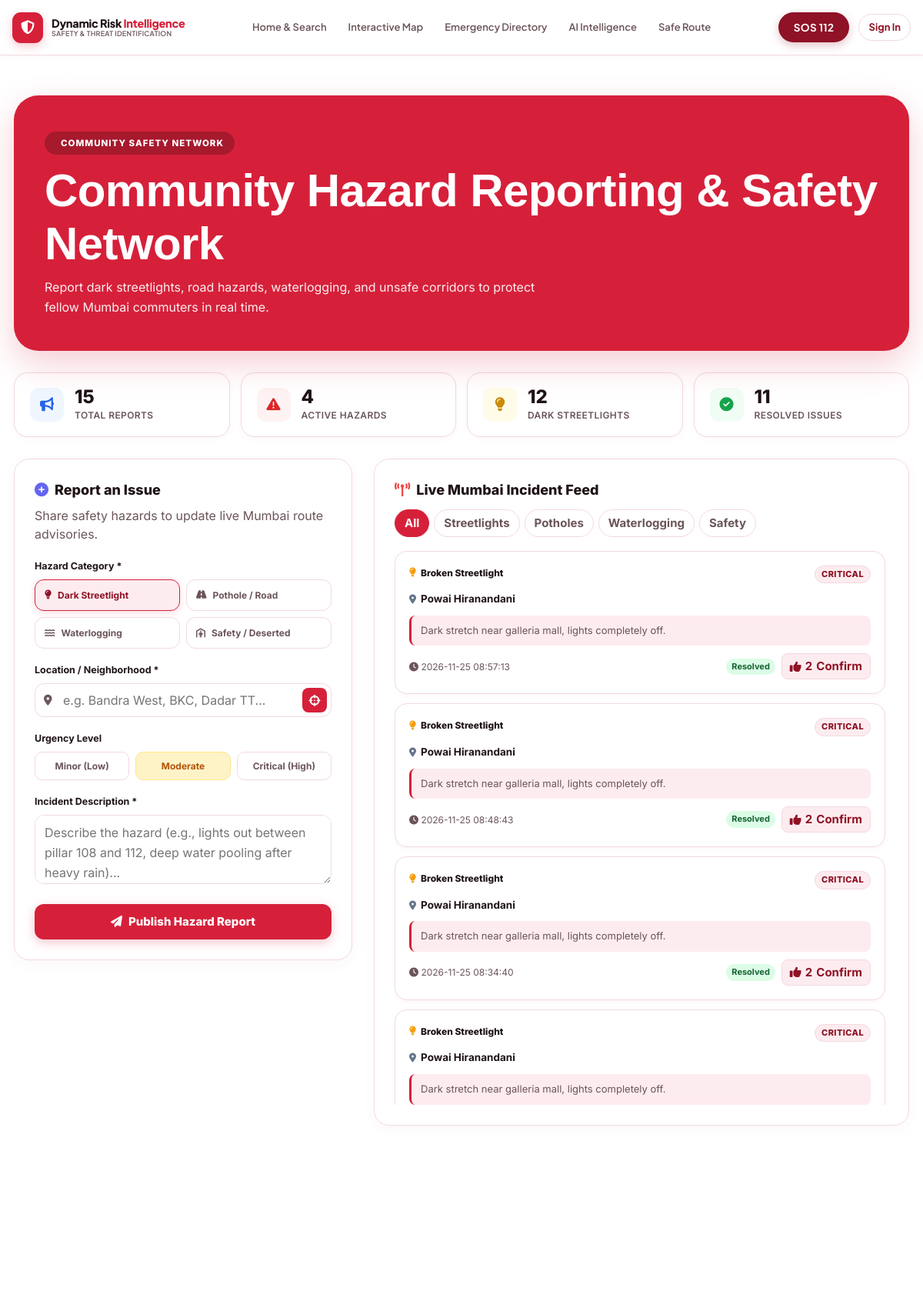
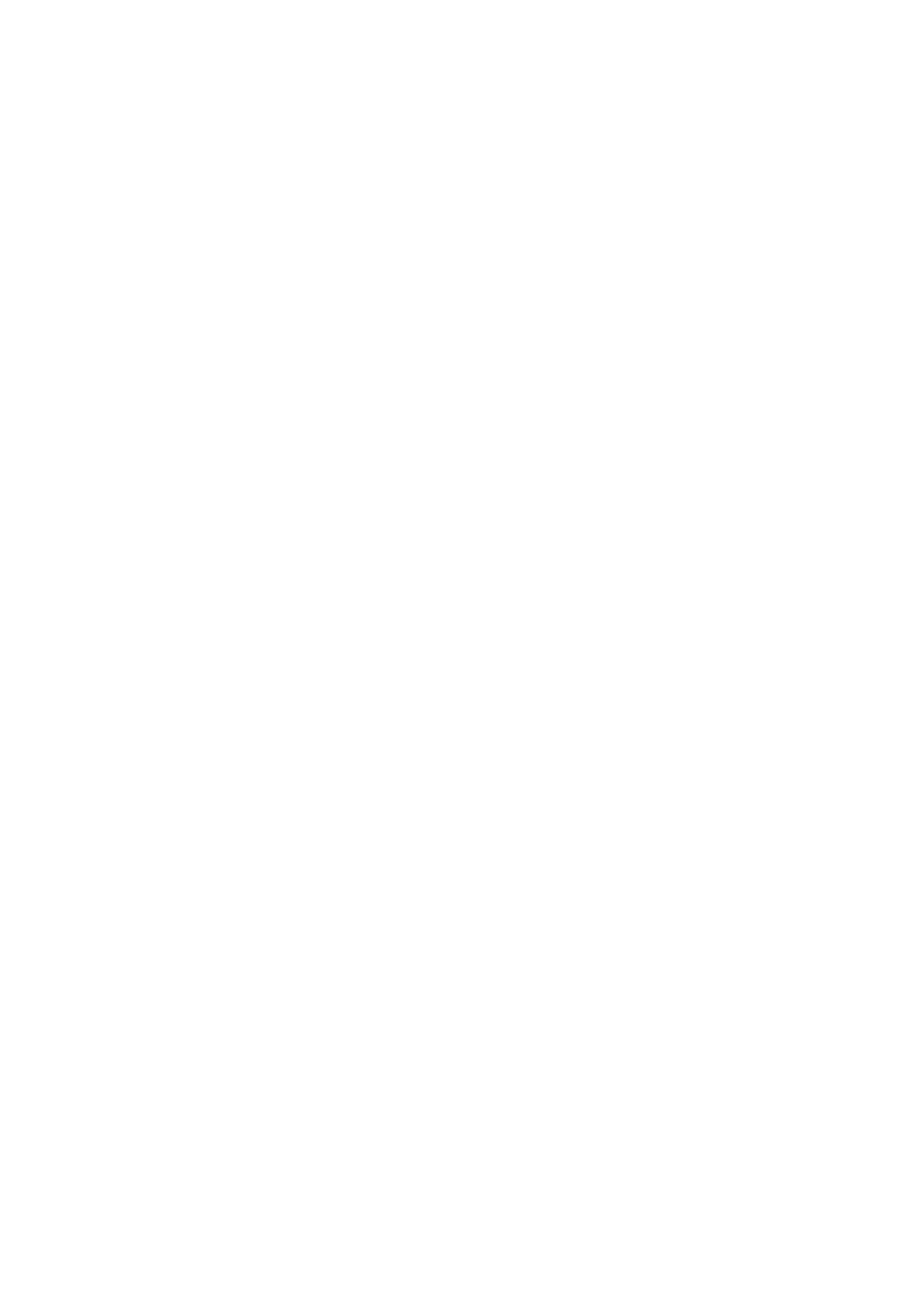
Screenshot of /report (upper part) with the database file from the repository (2 pictures, top to bottom).
### tables this page shows
CREATE TABLE reports (
                id INTEGER PRIMARY KEY AUTOINCREMENT,
                user_id INTEGER,
                report_type TEXT NOT NULL,
                place_name TEXT,
                route_text TEXT,
                issue_type TEXT NOT NULL,
                description TEXT NOT NULL,
                created_at TIMESTAMP DEFAULT CURRENT_TIMESTAMP
            , "latitude" REAL, "longitude" REAL, "severity" TEXT DEFAULT 'Medium', "status" TEXT DEFAULT 'Active', "upvotes" INTEGER DEFAULT 1);

### app.py (the view, shortened to what this page needs)
@app.route("/report", methods=["GET", "POST"])
def report():
    conn = get_db()
    try:
        stats = _compute_report_stats(conn)
        cur = conn.cursor()
        cur.execute(
            """
            SELECT id, user_id, report_type, place_name, latitude, longitude, issue_type, severity, description, status, upvotes, created_at
            FROM reports
            ORDER BY id DESC
            LIMIT 50
            """
        )
        reports_list = [dict(r) for r in cur.fetchall()]
        success_flag = bool(request.args.get("success"))
        return render_template("report.html", reports=reports_list, stats=stats, success="Your community safety hazard report has been published!" if success_flag else None)
    finally:
        conn.close()

### app.py (called while the page is built, shortened)
def get_db():
    conn = sqlite3.connect(DATABASE_PATH)
    conn.row_factory = sqlite3.Row
    return conn

def current_user_record():
    user_id = session.get("user_id")
    return None

@app.context_processor
def inject_globals():
    return {
        "current_user": current_user_record(),
        "service_labels": SERVICE_LABELS,
        "service_icons": SERVICE_ICONS,
        "emergency_contacts": EMERGENCY_CONTACTS,
        "current_year": datetime.now(
            timezone.utc
        ).year,
    }

### templates/report.html (shortened to what this page needs)
{% extends "base.html" %}
{% block content %}
<div class="rep-container">
    <section class="rep-hero">
        <span class="rep-eyebrow">
             Community Safety Network
        </span>
        <h1>Community Hazard Reporting & Safety Network</h1>
        <p>Report dark streetlights, road hazards, waterlogging, and unsafe corridors to protect fellow Mumbai commuters in real time.</p>
    </section>
    <div class="rep-stats-grid">
        <div class="rep-stat-card">
            <div class="rep-stat-icon" style="background: #eff6ff; color: #2563eb;">
                <i class="fa-solid fa-bullhorn"></i>
            </div>
            <div>
                <div class="rep-stat-val">{{ stats.total or 0 }}</div>
                <div class="rep-stat-lbl">Total Reports</div>
            </div>
        </div>
        <div class="rep-stat-card">
            <div class="rep-stat-icon" style="background: #fef2f2; color: #dc2626;">
                <i class="fa-solid fa-triangle-exclamation"></i>
            </div>
            <div>
                <div class="rep-stat-val">{{ stats.active or 0 }}</div>
                <div class="rep-stat-lbl">Active Hazards</div>
            </div>
        </div>
        <div class="rep-stat-card">
            <div class="rep-stat-icon" style="background: #fefce8; color: #ca8a04;">
                <i class="fa-solid fa-lightbulb"></i>
            </div>
            <div>
                <div class="rep-stat-val">{{ stats.streetlights or 0 }}</div>
                <div class="rep-stat-lbl">Dark Streetlights</div>
            </div>
        </div>
        <div class="rep-stat-card">
            <div class="rep-stat-icon" style="background: #f0fdf4; color: #16a34a;">
                <i class="fa-solid fa-circle-check"></i>
            </div>
            <div>
                <div class="rep-stat-val">{{ stats.resolved or 0 }}</div>
                <div class="rep-stat-lbl">Resolved Issues</div>
            </div>
        </div>
    </div>
    <div class="rep-layout">
        <div class="rep-form-card">
            <div class="rep-form-title">
                <i class="fa-solid fa-circle-plus" style="color: #6366f1;"></i>
                <span>Report an Issue</span>
            </div>
            <p class="rep-form-desc">Share safety hazards to update live Mumbai route advisories.</p>
            <form action="{{ url_for('report') }}" method="POST" id="repForm">
                <div class="rep-form-group">
                    <label class="rep-form-label">Hazard Category *</label>
                    <div class="issue-selector">
                        <div class="issue-option selected" data-type="Broken Streetlight">
                            <i class="fa-solid fa-lightbulb"></i> Dark Streetlight
                        </div>
                        <div class="issue-option" data-type="Hazardous Pothole">
                            <i class="fa-solid fa-road"></i> Pothole / Road
                        </div>
                        <div class="issue-option" data-type="Waterlogging / Flood">
                            <i class="fa-solid fa-water"></i> Waterlogging
                        </div>
                        <div class="issue-option" data-type="Harassment / Deserted">
                            <i class="fa-solid fa-person-shelter"></i> Safety / Deserted
                        </div>
                    </div>
                </div>
                <div class="rep-form-group">
                    <label class="rep-form-label">Location / Neighborhood *</label>
                    <div class="loc-input-wrap">
                        <i class="fa-solid fa-location-dot loc-input-icon"></i>
                        <input type="text" name="place_name" id="inputPlaceName" class="rep-input" placeholder="e.g. Bandra West, BKC, Dadar TT..." required>
                        <button type="button" class="btn-gps-detect" id="btnDetectReportLoc" title="Autofill current location via GPS">
                            <i class="fa-solid fa-crosshairs"></i>
                        </button>
                    </div>
                </div>
                <div class="rep-form-group">
                    <label class="rep-form-label">Urgency Level</label>
                    <div class="severity-options">
                        <div class="sev-pill low" data-sev="Low">Minor (Low)</div>
                        <div class="sev-pill medium selected" data-sev="Medium">Moderate</div>
                        <div class="sev-pill critical" data-sev="Critical">Critical (High)</div>
                    </div>
                </div>
                <div class="rep-form-group">
                    <label class="rep-form-label">Incident Description *</label>
                    <textarea name="description" id="inputDescription" class="rep-textarea" placeholder="Describe the hazard (e.g., lights out between pillar 108 and 112, deep water pooling after heavy rain)..." required></textarea>
                </div>
                <button type="submit" class="btn-submit-report">
                    <i class="fa-solid fa-paper-plane"></i> Publish Hazard Report
                </button>
            </form>
        </div>
        <div class="rep-feed-panel">
            <div class="rep-feed-header">
                <div class="rep-feed-title">
                    <i class="fa-solid fa-tower-broadcast" style="color: #ef4444;"></i>
                    <span>Live Mumbai Incident Feed</span>
                </div>
                <div class="feed-filter-pills">
                    <button type="button" class="feed-pill active" data-filter="all">All</button>
                    <button type="button" class="feed-pill" data-filter="Streetlight">Streetlights</button>
                    <button type="button" class="feed-pill" data-filter="Pothole">Potholes</button>
                    <button type="button" class="feed-pill" data-filter="Waterlogging">Waterlogging</button>
                    <button type="button" class="feed-pill" data-filter="Harassment">Safety</button>
                </div>
            </div>
            <div class="feed-list" id="feedList">
                {% for r in reports %}
                <div class="report-card" data-category="{{ r.issue_type }}">
                    <div class="report-card-top">
                        <div class="report-issue-tag">
                            {% if 'Streetlight' in r.issue_type %}
                            <i class="fa-solid fa-lightbulb" style="color: #f59e0b;"></i>
                            {% elif 'Pothole' in r.issue_type %}
                            <i class="fa-solid fa-road" style="color: #ea580c;"></i>
                            {% elif 'Water' in r.issue_type %}
                            <i class="fa-solid fa-water" style="color: #0284c7;"></i>
                            {% else %}
                            <i class="fa-solid fa-triangle-exclamation" style="color: #dc2626;"></i>
                            {% endif %}
                            <span>{{ r.issue_type }}</span>
                        </div>
                        <span class="report-severity-badge badge-{{ r.severity or 'Medium' }}">{{ r.severity or 'Medium' }}</span>
                    </div>
                    <div class="report-place">
                        <i class="fa-solid fa-location-dot" style="color: #64748b; font-size: 12px;"></i>
                        <span>{{ r.place_name or 'Mumbai' }}</span>
                    </div>
                    <div class="report-desc">
                        {{ r.description }}
                    </div>
                    <div class="report-footer">
                        <span><i class="fa-solid fa-clock"></i> {{ r.created_at }}</span>
                        <div style="display: flex; align-items: center; gap: 8px;">
                            <span style="font-size: 11px; padding: 2px 7px; border-radius: 999px; font-weight: 700; background: {% if r.status == 'Resolved' %}#dcfce7; color:#166534;{% else %}#fee2e2; color:#991b1b;{% endif %}">
                                {{ r.status or 'Active' }}
                            </span>
                            <button type="button" class="btn-upvote" data-id="{{ r.id }}">
                                <i class="fa-solid fa-thumbs-up"></i>
                                <span class="upvote-count">{{ r.upvotes or 1 }}</span> Confirm
                            </button>
                        </div>
                    </div>
                </div>
                {% endfor %}
            </div>
        </div>
    </div>
</div>
{% endblock %}

### static/css/style.css (style rules this page uses)
:root { --bg: #FFFFFF; --surface: #FFFFFF; --surface-soft: #FDECEF; --text: #1F1315; --text-secondary: #6B5559; --text-muted: #8F767A; --border: #F3D9DE; --border-strong: #E7B8C1; --accent: #D6203A; --accent-dark: #8F1226; --accent-light: #FDECEF; --primary: #D6203A; --primary-safe: #10B981; --success: #10B981; --success-light: rgba(16, 185, 129, 0.12); --warning: #F59E0B; --warning-light: rgba(245, 158, 11, 0.12); --danger: #D6203A; --danger-light: #FDECEF; --info: #D6203A; --info-light: #FDECEF; --shadow-xs: 0 1px 3px rgba(31, 19, 21, 0.04); --shadow-sm: 0 4px 14px rgba(31, 19, 21, 0.06); --shadow-md: 0 10px 30px rgba(31, 19, 21, 0.08); --shadow-lg: 0 20px 50px rgba(31, 19, 21, 0.12); --radius-sm: 10px; --radius-md: 16px; --radius-lg: 22px; --radius-xl: 32px; --container: 1240px; --transition-fast: 180ms ease; --transition: 280ms cubic-bezier(0.2, 0.8, 0.2, 1); --transition-slow: 500ms cubic-bezier(0.16, 1, 0.3, 1); }
*, *::before, *::after { box-sizing: border-box; }
html { scroll-behavior: smooth; }
body { margin: 0; padding: 0; min-height: 100vh; background: var(--bg); color: var(--text); font-family: "DM Sans", sans-serif; font-size: 15px; line-height: 1.6; overflow-x: hidden; -webkit-font-smoothing: antialiased; text-rendering: optimizeLegibility; }
button, input, textarea, select { font: inherit; }
button { cursor: pointer; }
h1, h2, h3, h4, h5, h6 { margin: 0; color: var(--text); font-family: "Manrope", sans-serif; font-weight: 700; line-height: 1.15; letter-spacing: -0.025em; }
h1 { font-size: clamp(2.2rem, 5vw, 4.2rem); }
p { margin: 0; }
html { font-size: 16px; }
body { font-size: 16px; line-height: 1.6; }
h1 { font-size: 42px !important; line-height: 1.15; }
p { font-size: 16px !important; line-height: 1.65; }
button, .button, .button-primary, .button-secondary, .calculate-button, .clear-button { font-size: 15px !important; }
input, select, textarea { font-size: 16px !important; }
html { font-size: 16px !important; }
body { font-size: 16px !important; line-height: 1.6 !important; }
h1 { font-size: clamp(2.5rem, 5vw, 4.2rem) !important; }

### templates/base.html (style rules this page uses)
:root { --sg-bg: #FFFFFF; --sg-surface: #FFFFFF; --sg-card: #FFFFFF; --sg-surface-subtle: #FAF7F8; --sg-border: #F3D9DE; --sg-border-light: #F9EBEF; --sg-primary: #D6203A; --sg-primary-hover: #BF1B32; --sg-deep-red: #8F1226; --sg-soft-red: #FDECEF; --sg-safe: #10B981; --sg-warning: #F59E0B; --sg-warning-soft: #FEF3C7; --sg-danger: #D6203A; --sg-sos: #8F1226; --sg-heading: #1F1315; --sg-text-heading: #1F1315; --sg-body: #6B5559; --sg-text: #1F1315; --sg-text-muted: #6B5559; --sg-text-sub: #8F767A; --sg-radius: 16px; --sg-shadow-sm: 0 1px 3px rgba(31, 19, 21, 0.04); --sg-shadow-md: 0 6px 20px rgba(31, 19, 21, 0.06); --sg-shadow-lg: 0 16px 40px rgba(31, 19, 21, 0.1); }
* { box-sizing: border-box; margin: 0; padding: 0; }
body { font-family: 'Plus Jakarta Sans', 'Inter', -apple-system, sans-serif; background-color: #FFFFFF; color: #6B5559; min-height: 100vh; display: flex; flex-direction: column; line-height: 1.5; -webkit-font-smoothing: antialiased; }
h1, h2, h3, h4, h5, h6 { color: #1F1315; font-weight: 700; }

### rows the page displays
reports: issue_type "Broken Streetlight", severity "CRITICAL", place_name "Powai Hiranandani", description "Dark stretch near galleria mall, lights completely off.", created_at "2026-11-25 08:57:13", status "Resolved", upvotes "2"
reports: issue_type "Broken Streetlight", severity "CRITICAL", place_name "Powai Hiranandani", description "Dark stretch near galleria mall, lights completely off.", created_at "2026-11-25 08:48:43", status "Resolved", upvotes "2"
reports: issue_type "Broken Streetlight", severity "CRITICAL", place_name "Powai Hiranandani", description "Dark stretch near galleria mall, lights completely off.", created_at "2026-11-25 08:34:40", status "Resolved", upvotes "2"
reports: issue_type "Broken Streetlight", severity "CRITICAL", place_name "Powai Hiranandani", description "Dark stretch near galleria mall, lights completely off."

### other values shown
{{ stats.total or 0 }} "15"
{{ stats.active or 0 }} "4"
{{ stats.streetlights or 0 }} "12"
{{ stats.resolved or 0 }} "11"
